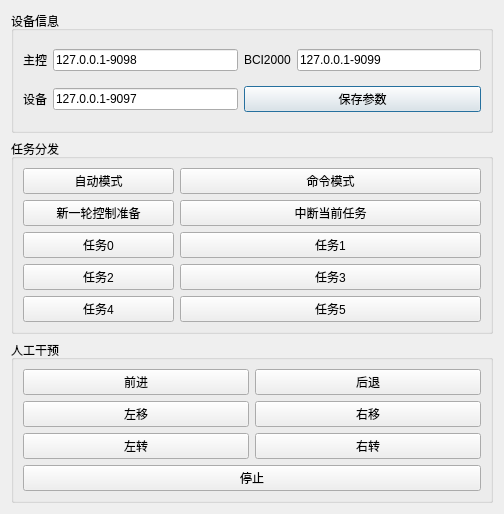
<?xml version="1.0" encoding="UTF-8"?>
<ui version="4.0">
 <class>Dialog</class>
 <widget class="QDialog" name="Dialog">
  <property name="geometry">
   <rect>
    <x>0</x>
    <y>0</y>
    <width>504</width>
    <height>514</height>
   </rect>
  </property>
  <property name="windowTitle">
   <string>Dialog</string>
  </property>
  <layout class="QHBoxLayout" name="horizontalLayout">
   <item>
    <layout class="QGridLayout" name="gridLayout_4">
     <item row="0" column="0">
      <widget class="QGroupBox" name="groupBox">
       <property name="title">
        <string>设备信息</string>
       </property>
       <layout class="QGridLayout" name="gridLayout_3">
        <item row="0" column="0">
         <widget class="QLabel" name="label">
          <property name="text">
           <string>主控</string>
          </property>
         </widget>
        </item>
        <item row="0" column="1">
         <widget class="QLineEdit" name="main_pro_addr">
          <property name="text">
           <string>127.0.0.1-9098</string>
          </property>
         </widget>
        </item>
        <item row="0" column="2">
         <widget class="QLabel" name="label_2">
          <property name="text">
           <string>BCI2000</string>
          </property>
         </widget>
        </item>
        <item row="0" column="3">
         <widget class="QLineEdit" name="BCI2000_addr">
          <property name="text">
           <string>127.0.0.1-9099</string>
          </property>
         </widget>
        </item>
        <item row="1" column="0">
         <widget class="QLabel" name="label_3">
          <property name="text">
           <string>设备</string>
          </property>
         </widget>
        </item>
        <item row="1" column="1">
         <widget class="QLineEdit" name="wheechair_addr">
          <property name="text">
           <string>127.0.0.1-9097</string>
          </property>
         </widget>
        </item>
        <item row="1" column="2" colspan="2">
         <widget class="QPushButton" name="save_param">
          <property name="text">
           <string>保存参数</string>
          </property>
         </widget>
        </item>
       </layout>
      </widget>
     </item>
     <item row="1" column="0">
      <widget class="QGroupBox" name="groupBox_2">
       <property name="title">
        <string>任务分发</string>
       </property>
       <layout class="QGridLayout" name="gridLayout">
        <item row="2" column="1" colspan="2">
         <widget class="QPushButton" name="bt_task1">
          <property name="text">
           <string>任务1</string>
          </property>
         </widget>
        </item>
        <item row="3" column="1" colspan="2">
         <widget class="QPushButton" name="bt_task3">
          <property name="text">
           <string>任务3</string>
          </property>
         </widget>
        </item>
        <item row="2" column="0">
         <widget class="QPushButton" name="bt_task0">
          <property name="text">
           <string>任务0</string>
          </property>
         </widget>
        </item>
        <item row="3" column="0">
         <widget class="QPushButton" name="bt_task2">
          <property name="text">
           <string>任务2</string>
          </property>
         </widget>
        </item>
        <item row="0" column="0">
         <widget class="QPushButton" name="bt_auto_model">
          <property name="text">
           <string>自动模式</string>
          </property>
         </widget>
        </item>
        <item row="0" column="1" colspan="2">
         <widget class="QPushButton" name="bt_cmd_model">
          <property name="text">
           <string>命令模式</string>
          </property>
         </widget>
        </item>
        <item row="4" column="0">
         <widget class="QPushButton" name="bt_task4">
          <property name="text">
           <string>任务4</string>
          </property>
         </widget>
        </item>
        <item row="4" column="1" colspan="2">
         <widget class="QPushButton" name="bt_task5">
          <property name="text">
           <string>任务5</string>
          </property>
         </widget>
        </item>
        <item row="1" column="0">
         <widget class="QPushButton" name="bt_new_trial">
          <property name="text">
           <string>新一轮控制准备</string>
          </property>
         </widget>
        </item>
        <item row="1" column="1" colspan="2">
         <widget class="QPushButton" name="bt_cease_current_task">
          <property name="text">
           <string>中断当前任务</string>
          </property>
         </widget>
        </item>
       </layout>
      </widget>
     </item>
     <item row="2" column="0">
      <widget class="QGroupBox" name="groupBox_3">
       <property name="title">
        <string>人工干预</string>
       </property>
       <layout class="QGridLayout" name="gridLayout_2">
        <item row="1" column="0">
         <widget class="QPushButton" name="bt_tleft">
          <property name="text">
           <string>左移</string>
          </property>
         </widget>
        </item>
        <item row="2" column="1">
         <widget class="QPushButton" name="bt_rright">
          <property name="text">
           <string>右转</string>
          </property>
         </widget>
        </item>
        <item row="0" column="1">
         <widget class="QPushButton" name="bt_reverse">
          <property name="text">
           <string>后退</string>
          </property>
         </widget>
        </item>
        <item row="2" column="0">
         <widget class="QPushButton" name="bt_rleft">
          <property name="text">
           <string>左转</string>
          </property>
         </widget>
        </item>
        <item row="0" column="0">
         <widget class="QPushButton" name="bt_forward">
          <property name="text">
           <string>前进</string>
          </property>
         </widget>
        </item>
        <item row="1" column="1">
         <widget class="QPushButton" name="bt_tright">
          <property name="text">
           <string>右移</string>
          </property>
         </widget>
        </item>
        <item row="3" column="0" colspan="2">
         <widget class="QPushButton" name="bt_stop">
          <property name="text">
           <string>停止</string>
          </property>
         </widget>
        </item>
       </layout>
      </widget>
     </item>
    </layout>
   </item>
  </layout>
 </widget>
 <resources/>
 <connections/>
 <slots>
  <signal>wr(Qstring)</signal>
  <slot>bt_auto_model_slot()</slot>
  <slot>bt_cmd_model_slot()</slot>
  <slot>bt_new_trial_slot()</slot>
  <slot>bt_estop_slot()</slot>
 </slots>
</ui>
